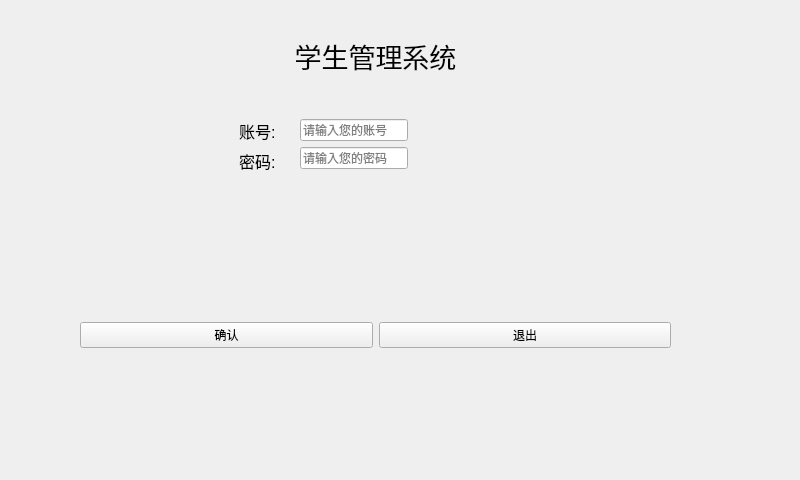
<?xml version="1.0" encoding="UTF-8"?>
<ui version="4.0">
 <class>login_page</class>
 <widget class="QWidget" name="login_page">
  <property name="geometry">
   <rect>
    <x>0</x>
    <y>0</y>
    <width>800</width>
    <height>480</height>
   </rect>
  </property>
  <property name="minimumSize">
   <size>
    <width>800</width>
    <height>480</height>
   </size>
  </property>
  <property name="maximumSize">
   <size>
    <width>800</width>
    <height>480</height>
   </size>
  </property>
  <property name="windowTitle">
   <string>登录</string>
  </property>
  <property name="windowIcon">
   <iconset resource="resources.qrc">
    <normaloff>:/icon_rect.png</normaloff>:/icon_rect.png</iconset>
  </property>
  <property name="windowOpacity">
   <double>1.000000000000000</double>
  </property>
  <property name="toolTip">
   <string>登录窗口</string>
  </property>
  <property name="styleSheet">
   <string notr="true">QWidget#login_page{background-color:rgba(249,202,121,1);};

</string>
  </property>
  <widget class="QLabel" name="label">
   <property name="geometry">
    <rect>
     <x>230</x>
     <y>40</y>
     <width>291</width>
     <height>31</height>
    </rect>
   </property>
   <property name="font">
    <font>
     <pointsize>20</pointsize>
    </font>
   </property>
   <property name="text">
    <string>学生管理系统</string>
   </property>
   <property name="alignment">
    <set>Qt::AlignCenter</set>
   </property>
  </widget>
  <widget class="QWidget" name="widget" native="true">
   <property name="geometry">
    <rect>
     <x>80</x>
     <y>310</y>
     <width>591</width>
     <height>51</height>
    </rect>
   </property>
   <layout class="QGridLayout" name="gridLayout">
    <item row="0" column="0">
     <widget class="QPushButton" name="btn_login">
      <property name="text">
       <string>确认</string>
      </property>
     </widget>
    </item>
    <item row="0" column="1">
     <widget class="QPushButton" name="btn_quit">
      <property name="text">
       <string>退出</string>
      </property>
     </widget>
    </item>
   </layout>
  </widget>
  <widget class="QWidget" name="widget_4" native="true">
   <property name="geometry">
    <rect>
     <x>230</x>
     <y>110</y>
     <width>341</width>
     <height>171</height>
    </rect>
   </property>
   <layout class="QFormLayout" name="formLayout">
    <item row="0" column="1">
     <widget class="QWidget" name="widget_3" native="true">
      <layout class="QFormLayout" name="formLayout_2">
       <item row="0" column="0">
        <widget class="QLineEdit" name="login_username">
         <property name="placeholderText">
          <string>请输入您的账号</string>
         </property>
        </widget>
       </item>
       <item row="1" column="0">
        <widget class="QLineEdit" name="login_passwd">
         <property name="focusPolicy">
          <enum>Qt::StrongFocus</enum>
         </property>
         <property name="toolTipDuration">
          <number>0</number>
         </property>
         <property name="text">
          <string/>
         </property>
         <property name="echoMode">
          <enum>QLineEdit::Password</enum>
         </property>
         <property name="placeholderText">
          <string>请输入您的密码</string>
         </property>
        </widget>
       </item>
      </layout>
     </widget>
    </item>
    <item row="0" column="0">
     <widget class="QWidget" name="widget_2" native="true">
      <layout class="QGridLayout" name="gridLayout_2">
       <item row="1" column="0">
        <widget class="QLabel" name="label_3">
         <property name="font">
          <font>
           <pointsize>12</pointsize>
          </font>
         </property>
         <property name="text">
          <string>密码:</string>
         </property>
        </widget>
       </item>
       <item row="0" column="0">
        <widget class="QLabel" name="label_2">
         <property name="font">
          <font>
           <pointsize>12</pointsize>
          </font>
         </property>
         <property name="text">
          <string>账号:</string>
         </property>
        </widget>
       </item>
      </layout>
     </widget>
    </item>
   </layout>
  </widget>
 </widget>
 <resources>
  <include location="resources.qrc"/>
 </resources>
 <connections/>
</ui>
